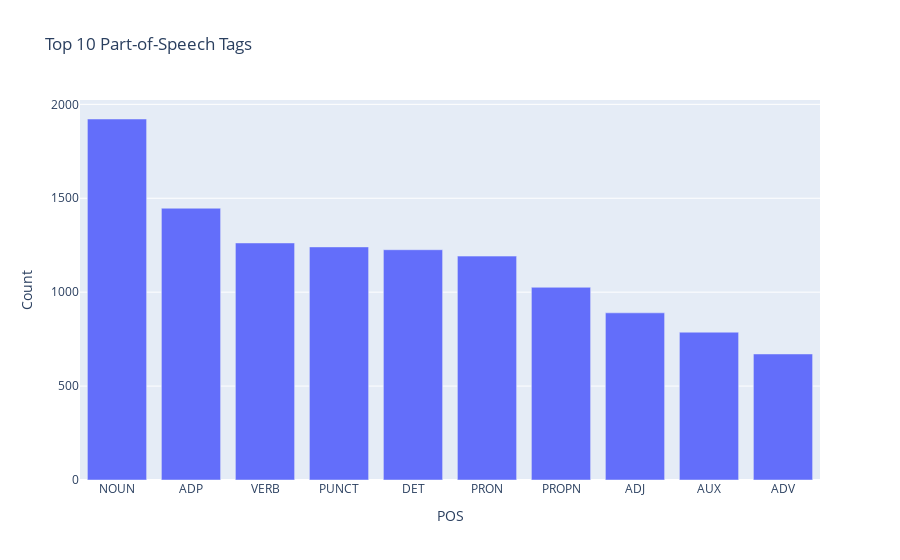

Write notebook code for a chart like this one.
### Code cell
import plotly.express as px
from collections import Counter

# POS frequency
all_pos = [tag for pos_list in df['Parts-of-speech'] for tag in pos_list.split()]
pos_counts = Counter(all_pos)
pos_df = pd.DataFrame(pos_counts.items(), columns=['POS', 'Count']).sort_values('Count', ascending=False)

fig = px.bar(pos_df.head(10), x='POS', y='Count', title="Top 10 Part-of-Speech Tags")
fig.show()

### Figure 1 — Plotly figure (JSON) as saved in the notebook; plotly's stock layout.template omitted (floating-point values rounded to 4 significant figures)
{"data": [{"hovertemplate": "POS=%{x}<br>Count=%{y}<extra></extra>", "legendgroup": "", "marker": {"color": "#636efa", "pattern": {"shape": ""}}, "name": "", "orientation": "v", "showlegend": false, "textposition": "auto", "type": "bar", "x": ["NOUN", "ADP", "VERB", "PUNCT", "DET", "PRON", "PROPN", "ADJ", "AUX", "ADV"], "xaxis": "x", "y": [1922, 1447, 1262, 1241, 1226, 1192, 1026, 890, 787, 671], "yaxis": "y"}], "layout": {"barmode": "relative", "legend": {"tracegroupgap": 0}, "title": {"text": "Top 10 Part-of-Speech Tags"}, "xaxis": {"anchor": "y", "domain": [0, 1], "title": {"text": "POS"}}, "yaxis": {"anchor": "x", "domain": [0, 1], "title": {"text": "Count"}}}}
